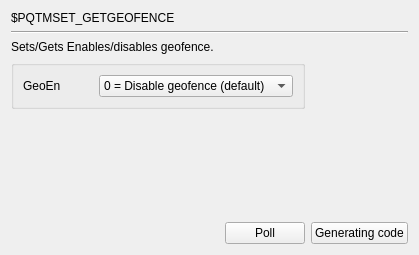
     <widget class="QWidget" name="page_PQTMSET_GETGEOFENCE">
      <layout class="QGridLayout" name="gridLayout_2">
       <item row="0" column="0">
        <widget class="QLabel" name="label_517">
         <property name="text">
          <string>$PQTMSET_GETGEOFENCE</string>
         </property>
        </widget>
       </item>
       <item row="1" column="0" colspan="3">
        <widget class="Line" name="line_135">
         <property name="orientation">
          <enum>Qt::Horizontal</enum>
         </property>
        </widget>
       </item>
       <item row="2" column="0" colspan="2">
        <widget class="QLabel" name="label_4">
         <property name="text">
          <string>Sets/Gets Enables/disables geofence.</string>
         </property>
        </widget>
       </item>
       <item row="3" column="0" colspan="2">
        <widget class="QGroupBox" name="groupBox_131">
         <property name="title">
          <string/>
         </property>
         <layout class="QGridLayout" name="gridLayout_38">
          <item row="0" column="0">
           <widget class="QLabel" name="label_580">
            <property name="text">
             <string>GeoEn</string>
            </property>
           </widget>
          </item>
          <item row="0" column="1">
           <widget class="QComboBox" name="comboBox_PQTMSET_GETGEOFENCE">
            <item>
             <property name="text">
              <string>0 = Disable geofence (default)</string>
             </property>
            </item>
            <item>
             <property name="text">
              <string>1 = Enable geofence</string>
             </property>
            </item>
           </widget>
          </item>
         </layout>
        </widget>
       </item>
       <item row="4" column="2">
        <spacer name="verticalSpacer_135">
         <property name="orientation">
          <enum>Qt::Vertical</enum>
         </property>
         <property name="sizeHint" stdset="0">
          <size>
           <width>20</width>
           <height>107</height>
          </size>
         </property>
        </spacer>
       </item>
       <item row="5" column="0">
        <spacer name="horizontalSpacer_135">
         <property name="orientation">
          <enum>Qt::Horizontal</enum>
         </property>
         <property name="sizeHint" stdset="0">
          <size>
           <width>208</width>
           <height>20</height>
          </size>
         </property>
        </spacer>
       </item>
       <item row="5" column="1">
        <widget class="QPushButton" name="poll_PQTMSET_GETGEOFENCE">
         <property name="text">
          <string>Poll</string>
         </property>
        </widget>
       </item>
       <item row="5" column="2">
        <widget class="QPushButton" name="GC_PQTMSET_GETGEOFENCE">
         <property name="layoutDirection">
          <enum>Qt::LeftToRight</enum>
         </property>
         <property name="text">
          <string>Generating code</string>
         </property>
        </widget>
       </item>
      </layout>
     </widget>
